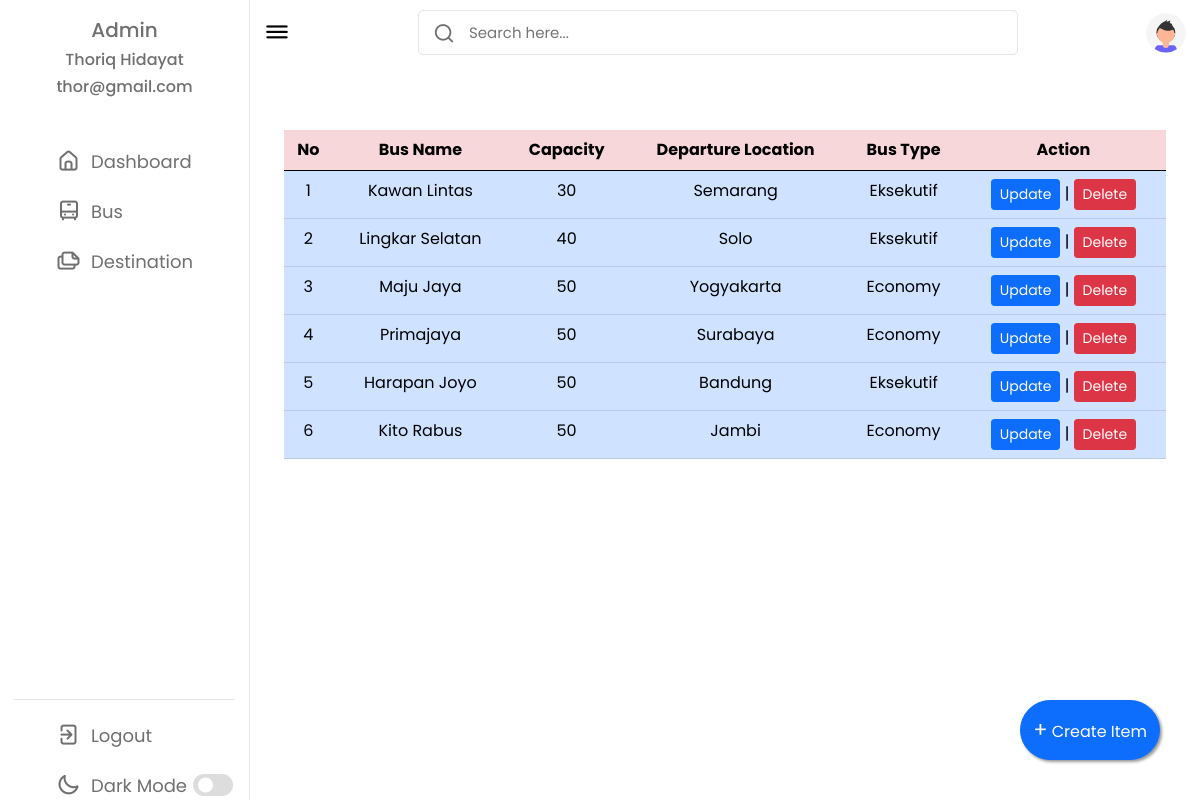
Screenshot of /bus.php (signed in) with the database file from the repository.
### tables this page shows
CREATE TABLE `user_profile` (
  `profile_id` int(11) NOT NULL,
  `fullname` varchar(30) NOT NULL,
  `username` varchar(30) NOT NULL,
  `email` varchar(30) NOT NULL
);

CREATE TABLE `bus` (
  `bus_id` varchar(8) NOT NULL,
  `bus_name` varchar(15) NOT NULL,
  `capacity` int(3) NOT NULL,
  `departure_location` varchar(50) NOT NULL,
  `bus_type` varchar(15) NOT NULL
);

### bus.php (the view, shortened to what this page needs)
<?php
include "./data/config.php";
$result = mysqli_query($mysqli, "SELECT * FROM user_profile WHERE username = 'admin'");
$userProfle = mysqli_fetch_array($result);
?>
<!DOCTYPE html>
<html lang="en">
<head>
  <link rel="stylesheet" href="style.css" />
  <link rel="stylesheet" href="https://unicons.iconscout.com/release/v4.0.0/css/line.css" />
  <link href="https://cdn.jsdelivr.net/npm/bootstrap@5.0.2/dist/css/bootstrap.min.css" rel="stylesheet">
</head>
<body>
  <nav>
    <div class="brand-name mt-2 text-center">
      <h5>Admin</h5>
      <h6><?php echo $userProfle['fullname']; ?></h6>
      <h6><?php echo $userProfle['email']; ?></h6>
    </div>
    <div class="menu-items">
      <ul class="nav-links">
        <li>
          <a href="dashboard.php">
            <i class="uil uil-estate"></i>
            <span class="link-name">Dashboard</span>
          </a>
        </li>
        <li>
          <a href="bus.php">
            <i class="uil uil-bus"></i>
            <span class="link-name">Bus</span>
          </a>
        </li>
        <li>
          <a href="destination.php">
            <i class="uil uil-files-landscapes"></i>
            <span class="link-name">Destination</span>
          </a>
        </li>
      </ul>
      <ul class="logout-mode">
        <li>
          <a href="?action=logout">
            <i class="uil uil-signout"></i>
            <span class="link-name">Logout</span>
          </a>
        </li>
        <li class="mode">
          <a href="#">
            <i class="uil uil-moon"></i>
            <span class="link-name">Dark Mode</span>
          </a>
          <div class="mode-toggle">
            <span class="switch"></span>
          </div>
        </li>
      </ul>
    </div>
  </nav>
  <section class="dashboard">
    <div class="top">
      <i class="uil uil-bars sidebar-toggle"></i>
      <div class="search-box">
        <i class="uil uil-search"></i>
        <form method="POST">
          <input type="search" name="search" placeholder="Search here..." formaction="/bus.php" />
        </form>
      </div>
      <img src="images/avatar.svg" alt="avatar" />
    </div>
    <div class="dash-content">
      <div class="overview">
        <table class="table table-primary caption-top">
          <thead class="table table-danger">
            <tr class="text-center">
              <th scope="col">No</th>
              <th scope="col">Bus Name</th>
              <th scope="col">Capacity</th>
              <th scope="col">Departure Location</th>
              <th scope="col">Bus Type</th>
              <th scope="col">Action</th>
            </tr>
          </thead>
          <tbody class="text-center">
            <?php
            include "./data/config.php";
            if (isset($_POST['search'])) {
              $result = mysqli_query($mysqli, "SELECT bus_id, bus_name, capacity, departure_location, bus_type FROM bus WHERE bus_name LIKE '%$_POST[search]%' OR departure_location LIKE '%$_POST[search]%' OR bus_type LIKE '%$_POST[search]%' ORDER BY capacity");
            } else {
              $result = mysqli_query($mysqli, "SELECT bus_id, bus_name, capacity, departure_location, bus_type FROM bus ORDER BY capacity");
            }
            $no = 1;
            while ($travel = mysqli_fetch_array($result)) {
              echo "<tr>";
              echo "<td>" . $no . "</td>";
              echo "<td>" . ucwords($travel['bus_name']) . "</td>";
              echo "<td>" . $travel['capacity'] . "</td>";
              echo "<td>" . $travel['departure_location'] . "</td>";
              echo "<td>" . $travel['bus_type'] . "</td>";
              $busId = $travel['bus_id'];
              echo "<td><a name='update' value='Update' class='btn btn-primary btn-sm' href='update-bus.php?bus_id=$busId' role='button'>Update</a> | <a class='btn btn-danger btn-sm' href='?bus_id=$busId&action=delete' role='button'>Delete</a></td>";
              echo "</tr>";
              $no++;
            }
            ?>
          </tbody>
        </table>
      </div>
    </div>
    <button formmethod="POST" type="submit" name="insert" value="insert" class="btn btn-primary rounded-pill float-button" data-bs-toggle="modal" data-bs-target="#insertModal"><span>+</span> Create Item</button>
  </section>
</body>
</html>

### style.css (style rules this page uses)
* { margin: 0; padding: 0; box-sizing: border-box; font-family: 'Poppins', sans-serif; }
:root { --primary-color: #0e4bf1; --panel-color: #fff; --text-color: #000; --black-light-color: #707070; --border-color: #e6e5e5; --toggle-color: #ddd; --box1-color: #4da3ff; --box2-color: #ffe6ac; --box3-color: #e7d1fc; --title-icon-color: #fff; --tran-05: all 0.5s ease; --tran-03: all 0.3s ease; --tran-03: all 0.2s ease; }
body { min-height: 100vh; background-color: var(--primary-color); }
nav { position: fixed; top: 0; left: 0; height: 100%; width: 250px; padding: 10px 14px; background-color: var(--panel-color); border-right: 1px solid var(--border-color); transition: var(--tran-05); }
.brand-name { color: #707070; }
nav .menu-items { margin-top: 40px; height: calc(100% - 90px); display: flex; flex-direction: column; justify-content: space-between; }
.menu-items li { list-style: none; }
.menu-items li a { display: flex; align-items: center; height: 50px; text-decoration: none; position: relative; }
.menu-items li a i { font-size: 24px; min-width: 45px; height: 100%; display: flex; align-items: center; justify-content: center; color: var(--black-light-color); }
.menu-items li a .link-name { font-size: 18px; font-weight: 400; color: var(--black-light-color); transition: var(--tran-05); }
.menu-items .logout-mode { padding-top: 10px; border-top: 1px solid var(--border-color); }
.menu-items .mode { display: flex; align-items: center; white-space: nowrap; }
.menu-items .mode-toggle { position: absolute; right: 14px; height: 50px; min-width: 45px; display: flex; align-items: center; justify-content: center; cursor: pointer; }
.mode-toggle .switch { position: relative; display: inline-block; height: 22px; width: 40px; border-radius: 25px; background-color: var(--toggle-color); }
.switch:before { content: ''; position: absolute; left: 5px; top: 50%; transform: translateY(-50%); height: 15px; width: 15px; background-color: var(--panel-color); border-radius: 50%; transition: var(--tran-03); }
.dashboard { position: relative; left: 250px; background-color: var(--panel-color); min-height: 100vh; width: calc(100% - 250px); padding: 10px 14px; transition: var(--tran-05); }
.dashboard .top { position: fixed; top: 0; left: 250px; display: flex; width: calc(100% - 250px); justify-content: space-between; align-items: center; padding: 10px 14px; background-color: var(--panel-color); transition: var(--tran-05); z-index: 10; }
.dashboard .top .sidebar-toggle { font-size: 26px; color: var(--text-color); cursor: pointer; }
.dashboard .top .search-box { position: relative; height: 45px; max-width: 600px; width: 100%; margin: 0 30px; }
.top .search-box input { position: absolute; border: 1px solid var(--border-color); background-color: var(--panel-color); padding: 0 25px 0 50px; border-radius: 5px; height: 100%; width: 100%; color: var(--text-color); font-size: 15px; font-weight: 400; outline: none; }
.top .search-box i { position: absolute; left: 15px; font-size: 22px; z-index: 10; top: 50%; transform: translateY(-50%); color: var(--black-light-color); }
.top img { width: 40px; border-radius: 50%; }
.dashboard .dash-content { padding-top: 100px; }
.overview { padding: 20px; }
.float-button { position: fixed; height: 60px; bottom: 40px; right: 40px; box-shadow: 2px 2px 3px #999; }
.float-button span { font-size: 21px; }

### rows the page displays
user_profile: fullname "Thoriq Hidayat", email "thor@gmail.com"
bus: bus_name "Kawan Lintas", capacity "30", departure_location "Semarang", bus_type "Eksekutif"
bus: bus_name "Lingkar Selatan", capacity "40", departure_location "Solo", bus_type "Eksekutif"
bus: bus_name "Maju Jaya", capacity "50", departure_location "Yogyakarta", bus_type "Economy"
bus: bus_name "Primajaya", capacity "50", departure_location "Surabaya", bus_type "Economy"
bus: bus_name "Harapan Joyo", capacity "50", departure_location "Bandung", bus_type "Eksekutif"
bus: bus_name "Kito Rabus", capacity "50", departure_location "Jambi", bus_type "Economy"
